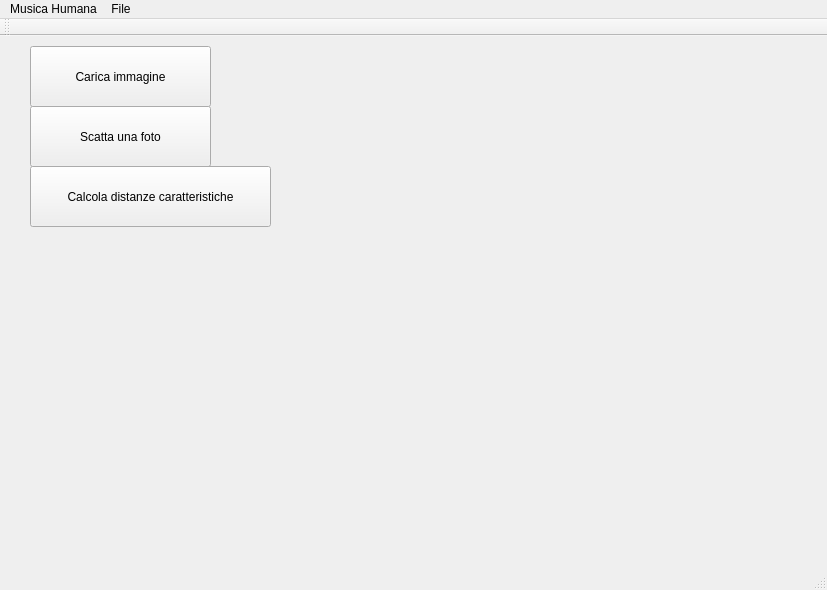
<?xml version="1.0" encoding="UTF-8"?>
<ui version="4.0">
 <class>MainWindow</class>
 <widget class="QMainWindow" name="MainWindow">
  <property name="geometry">
   <rect>
    <x>0</x>
    <y>0</y>
    <width>827</width>
    <height>590</height>
   </rect>
  </property>
  <property name="windowTitle">
   <string>MainWindow</string>
  </property>
  <widget class="QWidget" name="centralWidget">
   <widget class="QPushButton" name="pushButtonCarica">
    <property name="geometry">
     <rect>
      <x>30</x>
      <y>10</y>
      <width>181</width>
      <height>61</height>
     </rect>
    </property>
    <property name="text">
     <string>Carica immagine</string>
    </property>
   </widget>
   <widget class="QPushButton" name="pushButtonScatta">
    <property name="geometry">
     <rect>
      <x>30</x>
      <y>70</y>
      <width>181</width>
      <height>61</height>
     </rect>
    </property>
    <property name="text">
     <string>Scatta una foto</string>
    </property>
   </widget>
   <widget class="QWidget" name="widgetImg" native="true">
    <property name="geometry">
     <rect>
      <x>340</x>
      <y>20</y>
      <width>451</width>
      <height>451</height>
     </rect>
    </property>
   </widget>
   <widget class="QLabel" name="labelDistanze">
    <property name="geometry">
     <rect>
      <x>40</x>
      <y>200</y>
      <width>291</width>
      <height>331</height>
     </rect>
    </property>
    <property name="text">
     <string/>
    </property>
   </widget>
   <widget class="QPushButton" name="pushButtonCalcolaDistanze">
    <property name="geometry">
     <rect>
      <x>30</x>
      <y>130</y>
      <width>241</width>
      <height>61</height>
     </rect>
    </property>
    <property name="text">
     <string>Calcola distanze caratteristiche</string>
    </property>
   </widget>
  </widget>
  <widget class="QMenuBar" name="menuBar">
   <property name="geometry">
    <rect>
     <x>0</x>
     <y>0</y>
     <width>827</width>
     <height>22</height>
    </rect>
   </property>
   <widget class="QMenu" name="menuMusica_Humana">
    <property name="title">
     <string>Musica Humana</string>
    </property>
    <addaction name="actionPreferenze"/>
   </widget>
   <widget class="QMenu" name="menuFile">
    <property name="title">
     <string>File</string>
    </property>
    <addaction name="actionSalva_immagine"/>
   </widget>
   <addaction name="menuMusica_Humana"/>
   <addaction name="menuFile"/>
  </widget>
  <widget class="QToolBar" name="mainToolBar">
   <attribute name="toolBarArea">
    <enum>TopToolBarArea</enum>
   </attribute>
   <attribute name="toolBarBreak">
    <bool>false</bool>
   </attribute>
  </widget>
  <widget class="QStatusBar" name="statusBar"/>
  <action name="actionPreferenze">
   <property name="text">
    <string>preferences</string>
   </property>
   <property name="iconText">
    <string>preferences</string>
   </property>
   <property name="menuRole">
    <enum>QAction::PreferencesRole</enum>
   </property>
  </action>
  <action name="actionSalva_immagine">
   <property name="text">
    <string>Salva immagine</string>
   </property>
  </action>
 </widget>
 <layoutdefault spacing="6" margin="11"/>
 <resources/>
 <connections/>
</ui>
